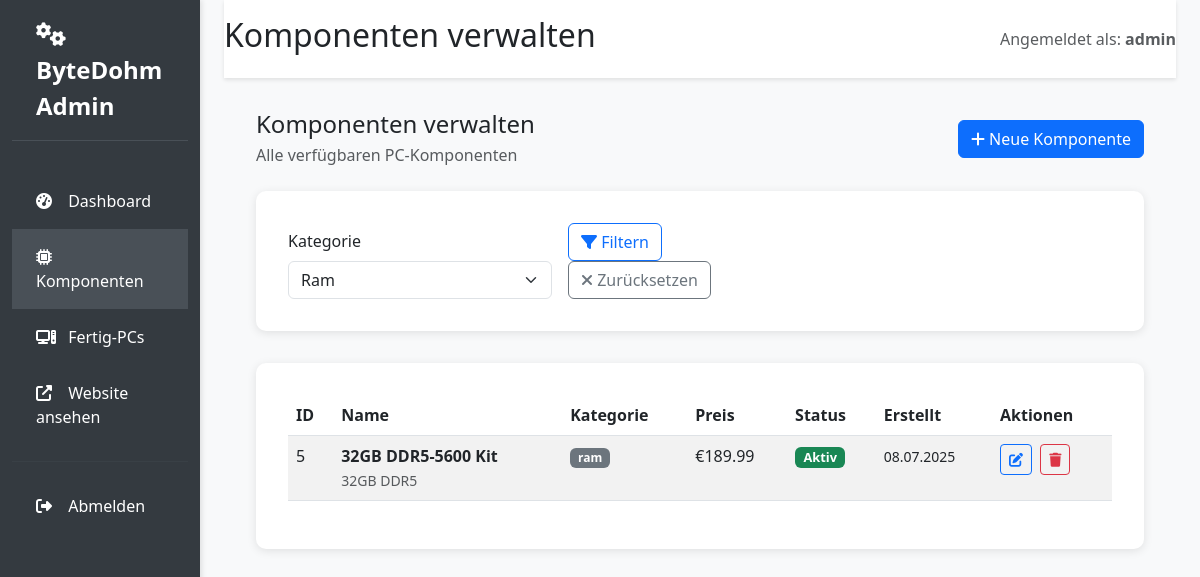
Page /admin/components?category=ram (signed in) on the committed database.
### models.py (models this page shows, shortened)
class AdminUser(UserMixin, db.Model):
    __tablename__ = 'admin_users'
    id = db.Column(db.Integer, primary_key=True)
    username = db.Column(db.String(80), unique=True, nullable=False)
    email = db.Column(db.String(120), unique=True, nullable=False)
    password_hash = db.Column(db.String(256), nullable=False)
    is_active = db.Column(db.Boolean, default=True)
    created_at = db.Column(db.DateTime, default=datetime.utcnow)

class Component(db.Model):
    __tablename__ = 'components'
    id = db.Column(db.Integer, primary_key=True)
    name = db.Column(db.String(200), nullable=False)
    category = db.Column(db.String(50), nullable=False)
    price = db.Column(db.Float, nullable=False)
    specifications = db.Column(db.Text, nullable=False)  # JSON string of specs
    is_active = db.Column(db.Boolean, default=True)
    created_at = db.Column(db.DateTime, default=datetime.utcnow)
    updated_at = db.Column(db.DateTime, default=datetime.utcnow, onupdate=datetime.utcnow)
    def get_specs(self):
        try:
            return json.loads(self.specifications)
        except:
            return {}

### admin_routes.py (the view)
@app.route('/admin/components')
@login_required
def admin_components():
    page = request.args.get('page', 1, type=int)
    category = request.args.get('category', '')
    query = Component.query
    if category:
        query = query.filter_by(category=category)
    components = query.order_by(Component.created_at.desc()).paginate(
        page=page, per_page=20, error_out=False
    )
    categories = ['cpus', 'motherboards', 'ram', 'gpus', 'ssds', 'cases', 'psus', 'coolers']
    return render_template('admin/components.html',
                         components=components,
                         categories=categories,
                         selected_category=category)

### app.py (called while the page is built)
@login_manager.user_loader
def load_user(user_id):
    from models import AdminUser
    return AdminUser.query.get(int(user_id))

### templates/admin/components.html (shortened to what this page needs)
{% extends "admin/base.html" %}
{% block page_title %}Komponenten verwalten{% endblock %}
{% block content %}
<div class="d-flex justify-content-between align-items-center mb-4">
    <div>
        <h4 class="mb-1">Komponenten verwalten</h4>
        <p class="text-muted mb-0">Alle verfügbaren PC-Komponenten</p>
    </div>
    <a href="{{ url_for('admin_add_component') }}" class="btn btn-primary">
        <i class="fas fa-plus"></i> Neue Komponente
    </a>
</div>
<div class="form-section">
    <form method="GET" class="row g-3 align-items-end">
        <div class="col-md-4">
            <label for="category" class="form-label">Kategorie</label>
            <select name="category" id="category" class="form-select">
                {% for category in categories %}
                <option value="{{ category }}" {% if selected_category == category %}selected{% endif %}>
                    {{ category.title() }}
                </option>
                {% endfor %}
            </select>
        </div>
        <div class="col-md-3">
            <button type="submit" class="btn btn-outline-primary">
                <i class="fas fa-filter"></i> Filtern
            </button>
            <a href="{{ url_for('admin_components') }}" class="btn btn-outline-secondary">
                <i class="fas fa-times"></i> Zurücksetzen
            </a>
        </div>
    </form>
</div>
<div class="form-section">
    {% if components.items %}
    <div class="table-responsive">
        <table class="table table-striped table-hover">
            <thead>
                <tr>
                    <th>ID</th>
                    <th>Name</th>
                    <th>Kategorie</th>
                    <th>Preis</th>
                    <th>Status</th>
                    <th>Erstellt</th>
                    <th>Aktionen</th>
                </tr>
            </thead>
            <tbody>
                {% for component in components.items %}
                <tr>
                    <td>{{ component.id }}</td>
                    <td>
                        <strong>{{ component.name }}</strong>
                        {% if component.get_specs() %}
                        <br><small class="text-muted">
                            {% if component.category == 'cpus' %}
                                {{ component.get_specs().get('socket', '') }} • {{ component.get_specs().get('cores', '') }} Kerne
                            {% elif component.category == 'motherboards' %}
                                {{ component.get_specs().get('socket', '') }} • {{ component.get_specs().get('form_factor', '') }}
                            {% elif component.category == 'ram' %}
                                {{ component.get_specs().get('capacity', '') }}GB {{ component.get_specs().get('type', '') }}
                            {% elif component.category == 'gpus' %}
                                {{ component.get_specs().get('memory', '') }}GB • {{ component.get_specs().get('power_consumption', '') }}W
                            {% endif %}
                        </small>
                        {% endif %}
                    </td>
                    <td>
                        <span class="badge bg-secondary">{{ component.category }}</span>
                    </td>
                    <td>€{{ "%.2f"|format(component.price) }}</td>
                    <td>
                        {% if component.is_active %}
                        <span class="badge bg-success badge-status">Aktiv</span>
                        {% else %}
                        <span class="badge bg-danger badge-status">Inaktiv</span>
                        {% endif %}
                    </td>
                    <td>
                        <small>{{ component.created_at.strftime('%d.%m.%Y') }}</small>
                    </td>
                    <td class="table-actions">
                        <a href="{{ url_for('admin_edit_component', component_id=component.id) }}"
                           class="btn btn-sm btn-outline-primary" title="Bearbeiten">
                            <i class="fas fa-edit"></i>
                        </a>
                        <button type="button"
                                class="btn btn-sm btn-outline-danger"
                                onclick="deleteComponent({{ component.id }}, '{{ component.name }}')"
                                title="Löschen">
                            <i class="fas fa-trash"></i>
                        </button>
                    </td>
                </tr>
                {% endfor %}
            </tbody>
        </table>
    </div>
    {% endif %}
</div>
{% endblock %}

### templates/admin/base.html (shortened to what this page needs)
<!DOCTYPE html>
<html lang="de">
<head>
    <link href="https://cdn.jsdelivr.net/npm/bootstrap@5.3.0/dist/css/bootstrap.min.css" rel="stylesheet">
    <link rel="stylesheet" href="https://cdnjs.cloudflare.com/ajax/libs/font-awesome/6.4.0/css/all.min.css">
</head>
<body>
    <div class="container-fluid">
        <div class="row">
            <nav class="col-md-3 col-lg-2 d-md-block admin-sidebar collapse">
                <div class="admin-logo">
                    <i class="fas fa-cogs"></i> ByteDohm Admin
                </div>
                <div class="position-sticky pt-3">
                    <ul class="nav flex-column">
                        <li class="nav-item">
                            <a class="nav-link {% if request.endpoint == 'admin_dashboard' %}active{% endif %}"
                               href="{{ url_for('admin_dashboard') }}">
                                <i class="fas fa-tachometer-alt"></i>
                                Dashboard
                            </a>
                        </li>
                        <li class="nav-item">
                            <a class="nav-link {% if 'component' in request.endpoint %}active{% endif %}"
                               href="{{ url_for('admin_components') }}">
                                <i class="fas fa-microchip"></i>
                                Komponenten
                            </a>
                        </li>
                        <li class="nav-item">
                            <a class="nav-link {% if 'prebuilt' in request.endpoint %}active{% endif %}"
                               href="{{ url_for('admin_prebuilts') }}">
                                <i class="fas fa-computer"></i>
                                Fertig-PCs
                            </a>
                        </li>
                        <li class="nav-item">
                            <a class="nav-link" href="{{ url_for('index') }}" target="_blank">
                                <i class="fas fa-external-link-alt"></i>
                                Website ansehen
                            </a>
                        </li>
                    </ul>
                    <hr class="my-3" style="border-color: var(--admin-sidebar-hover);">
                    <ul class="nav flex-column">
                        <li class="nav-item">
                            <a class="nav-link" href="{{ url_for('admin_logout') }}">
                                <i class="fas fa-sign-out-alt"></i>
                                Abmelden
                            </a>
                        </li>
                    </ul>
                </div>
            </nav>
            <main class="col-md-9 ms-sm-auto col-lg-10 px-md-4">
                <div class="admin-header">
                    <div class="d-flex justify-content-between align-items-center">
                        <h1 class="h2">{% block page_title %}Admin Panel{% endblock %}</h1>
                        <div class="text-muted">
                            Angemeldet als: <strong>{{ current_user.username }}</strong>
                        </div>
                    </div>
                </div>
                <div class="admin-content">
                    {% block content %}{% endblock %}
                </div>
            </main>
        </div>
    </div>
</body>
</html>

### templates/admin/base.html (style rules this page uses)
:root { --admin-primary: #495057; --admin-secondary: #6c757d; --admin-success: #28a745; --admin-danger: #dc3545; --admin-warning: #ffc107; --admin-info: #17a2b8; --admin-sidebar: #343a40; --admin-sidebar-hover: #495057; }
body { background-color: #f8f9fa; }
.admin-sidebar { background: var(--admin-sidebar); min-height: 100vh; box-shadow: 2px 0 5px rgba(0,0,0,0.1); }
.admin-sidebar .nav-link { color: #ffffff; padding: 1rem 1.5rem; border-radius: 0; transition: background-color 0.3s ease; }
.admin-sidebar .nav-link:hover, .admin-sidebar .nav-link.active { background-color: var(--admin-sidebar-hover); color: #ffffff; }
.admin-sidebar .nav-link i { margin-right: 0.5rem; width: 20px; }
.admin-header { background: white; box-shadow: 0 2px 4px rgba(0,0,0,0.1); padding: 1rem 0; margin-bottom: 2rem; }
.admin-content { padding: 0 2rem; }
.table-actions { white-space: nowrap; }
.table-actions .btn { margin-right: 0.25rem; padding: 0.25rem 0.5rem; font-size: 0.875rem; }
.form-section { background: white; border-radius: 10px; padding: 2rem; box-shadow: 0 2px 10px rgba(0,0,0,0.1); margin-bottom: 2rem; }
.badge-status { font-size: 0.8rem; }
.admin-logo { color: #ffffff; font-size: 1.5rem; font-weight: bold; padding: 1rem 1.5rem; border-bottom: 1px solid var(--admin-sidebar-hover); margin-bottom: 1rem; }

### rows in the picture
AdminUser: username "admin"
Component: id "5", name "32GB DDR5-5600 Kit", get_specs "32", get_specs "DDR5", category "ram", price "189.99", is_active "Aktiv", created_at "08.07.2025"

### other values in the picture
form field category "Ram"
